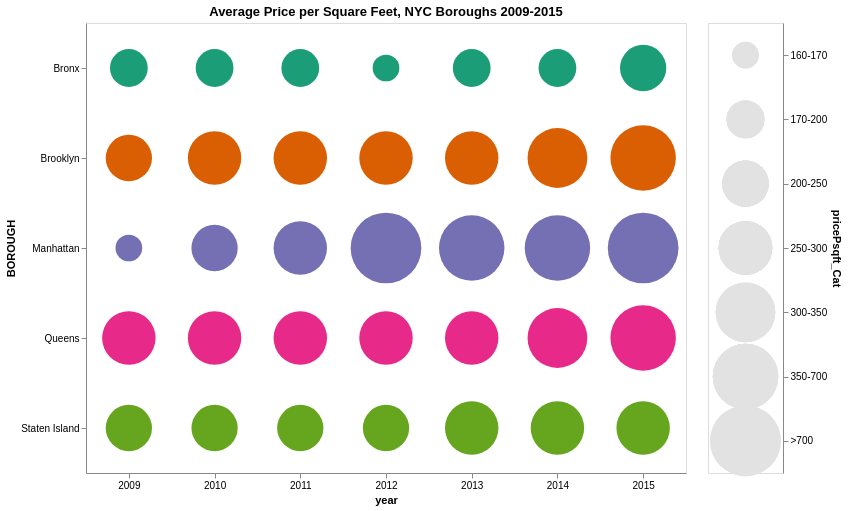

Write a Vega-Lite specification for this figure.
### Vega-Lite specification from a JSON file in a GitHub repository (floating-point values rounded to 4 significant figures)
{"config": {"view": {"width": 400, "height": 300}, "mark": {"tooltip": null}}, "hconcat": [{"mark": {"type": "circle", "opacity": 1}, "encoding": {"color": {"condition": {"type": "nominal", "field": "BOROUGH", "legend": null, "scale": {"scheme": "dark2"}, "selection": "selector388"}, "value": "transparent"}, "size": {"type": "ordinal", "field": "pricePsqft_Cat", "legend": null}, "tooltip": [{"type": "quantitative", "field": "pricePsqft"}, {"type": "nominal", "field": "BOROUGH"}], "x": {"type": "ordinal", "axis": {"labelAngle": 0}, "field": "year"}, "y": {"type": "nominal", "field": "BOROUGH"}}, "height": 450, "selection": {"selector389": {"type": "interval", "bind": "scales", "encodings": ["x", "y"]}}, "title": "Average Price per Square Feet, NYC Boroughs 2009-2015", "width": 600}, {"mark": {"type": "circle", "color": "#e2e2e2", "filled": true}, "encoding": {"opacity": {"condition": {"value": 1, "selection": "selector388"}, "value": 0}, "size": {"type": "nominal", "field": "pricePsqft_Cat", "legend": null, "scale": {"domain": ["<160", "160-170", "170-200", "200-250", "250-300", "300-350", "350-700", ">700"], "range": [0, 5000], "type": "bin-ordinal"}}, "y": {"type": "ordinal", "axis": {"orient": "right"}, "field": "pricePsqft_Cat"}}, "height": 450, "selection": {"selector388": {"type": "multi", "fields": ["pricePsqft_Cat"]}}, "width": 75}], "data": {"name": "data-4d3c0994804cc834524ab82bc1568f08"}, "$schema": "https://vega.github.io/schema/vega-lite/v3.4.0.json", "datasets": {"data-4d3c0994804cc834524ab82bc1568f08": [{"BOROUGH": "Bronx", "year": 2009, "pricePsqft": 172.2, "pricePsqft_Cat": "170-200"}, {"BOROUGH": "Bronx", "year": 2010, "pricePsqft": 175.6, "pricePsqft_Cat": "170-200"}, {"BOROUGH": "Bronx", "year": 2011, "pricePsqft": 173.5, "pricePsqft_Cat": "170-200"}, {"BOROUGH": "Bronx", "year": 2012, "pricePsqft": 169.1, "pricePsqft_Cat": "160-170"}, {"BOROUGH": "Bronx", "year": 2013, "pricePsqft": 186.3, "pricePsqft_Cat": "170-200"}, {"BOROUGH": "Bronx", "year": 2014, "pricePsqft": 186.0, "pricePsqft_Cat": "170-200"}, {"BOROUGH": "Bronx", "year": 2015, "pricePsqft": 218.8, "pricePsqft_Cat": "200-250"}, {"BOROUGH": "Brooklyn", "year": 2009, "pricePsqft": 248.8, "pricePsqft_Cat": "200-250"}, {"BOROUGH": "Brooklyn", "year": 2010, "pricePsqft": 254.3, "pricePsqft_Cat": "250-300"}, {"BOROUGH": "Brooklyn", "year": 2011, "pricePsqft": 253.0, "pricePsqft_Cat": "250-300"}, {"BOROUGH": "Brooklyn", "year": 2012, "pricePsqft": 270.1, "pricePsqft_Cat": "250-300"}, {"BOROUGH": "Brooklyn", "year": 2013, "pricePsqft": 290.4, "pricePsqft_Cat": "250-300"}, {"BOROUGH": "Brooklyn", "year": 2014, "pricePsqft": 345.6, "pricePsqft_Cat": "300-350"}, {"BOROUGH": "Brooklyn", "year": 2015, "pricePsqft": 410.1, "pricePsqft_Cat": "350-700"}, {"BOROUGH": "Manhattan", "year": 2009, "pricePsqft": 160.0, "pricePsqft_Cat": "160-170"}, {"BOROUGH": "Manhattan", "year": 2010, "pricePsqft": 228.3, "pricePsqft_Cat": "200-250"}, {"BOROUGH": "Manhattan", "year": 2011, "pricePsqft": 271.6, "pricePsqft_Cat": "250-300"}, {"BOROUGH": "Manhattan", "year": 2012, "pricePsqft": 733.9, "pricePsqft_Cat": ">700"}, {"BOROUGH": "Manhattan", "year": 2013, "pricePsqft": 457.3, "pricePsqft_Cat": "350-700"}, {"BOROUGH": "Manhattan", "year": 2014, "pricePsqft": 634.3, "pricePsqft_Cat": "350-700"}, {"BOROUGH": "Manhattan", "year": 2015, "pricePsqft": 858.6, "pricePsqft_Cat": ">700"}, {"BOROUGH": "Queens", "year": 2009, "pricePsqft": 261.1, "pricePsqft_Cat": "250-300"}, {"BOROUGH": "Queens", "year": 2010, "pricePsqft": 260.2, "pricePsqft_Cat": "250-300"}, {"BOROUGH": "Queens", "year": 2011, "pricePsqft": 259.8, "pricePsqft_Cat": "250-300"}, {"BOROUGH": "Queens", "year": 2012, "pricePsqft": 270.4, "pricePsqft_Cat": "250-300"}, {"BOROUGH": "Queens", "year": 2013, "pricePsqft": 288.1, "pricePsqft_Cat": "250-300"}, {"BOROUGH": "Queens", "year": 2014, "pricePsqft": 315.5, "pricePsqft_Cat": "300-350"}, {"BOROUGH": "Queens", "year": 2015, "pricePsqft": 359.3, "pricePsqft_Cat": "350-700"}, {"BOROUGH": "Staten Island", "year": 2009, "pricePsqft": 226.2, "pricePsqft_Cat": "200-250"}, {"BOROUGH": "Staten Island", "year": 2010, "pricePsqft": 230.1, "pricePsqft_Cat": "200-250"}, {"BOROUGH": "Staten Island", "year": 2011, "pricePsqft": 232.7, "pricePsqft_Cat": "200-250"}, {"BOROUGH": "Staten Island", "year": 2012, "pricePsqft": 238.7, "pricePsqft_Cat": "200-250"}, {"BOROUGH": "Staten Island", "year": 2013, "pricePsqft": 251.6, "pricePsqft_Cat": "250-300"}, {"BOROUGH": "Staten Island", "year": 2014, "pricePsqft": 250.7, "pricePsqft_Cat": "250-300"}, {"BOROUGH": "Staten Island", "year": 2015, "pricePsqft": 279.7, "pricePsqft_Cat": "250-300"}]}}
